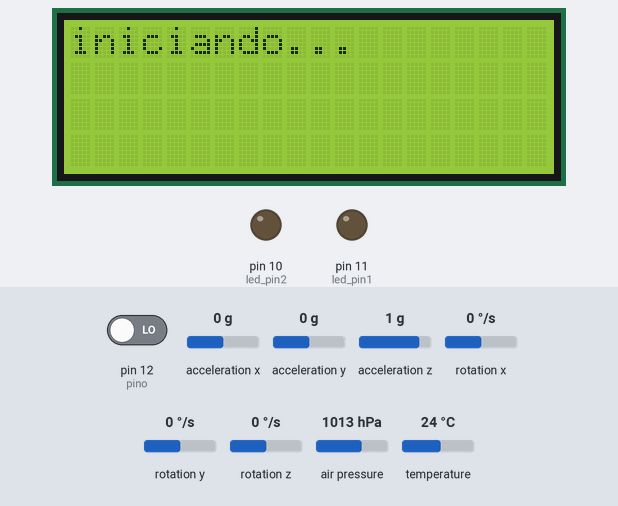
Recording of a sketch running on a simulated Arduino Uno, built with avr-gcc and run on an emulated ATmega328P. Parts: 20×4 character LCD, output pins drawn as LEDs (lit = HIGH). The inputs (shaded band) are chosen by the test bench; at power-on: pin 12 (pino) LOW, acceleration x 0 g, air pressure 1013 hPa, temperature 24 °C, acceleration y 0 g, acceleration z 1 g, rotation x 0 °/s, rotation y 0 °/s, rotation z 0 °/s. Storage starts empty; what the sketch prints to the serial monitor is not drawn.

Above: at 1.2 s.
1.3 s: pin 12 (pino) driven HIGH
At 1.9 s:
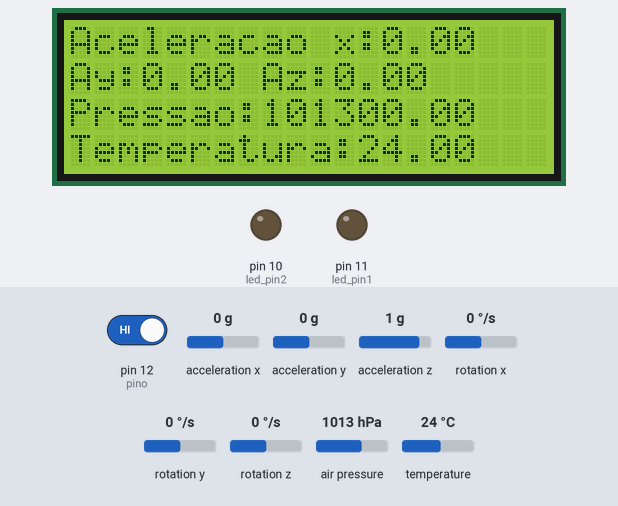
3.0 s: acceleration x set to -1.4 g
At 4.2 s:
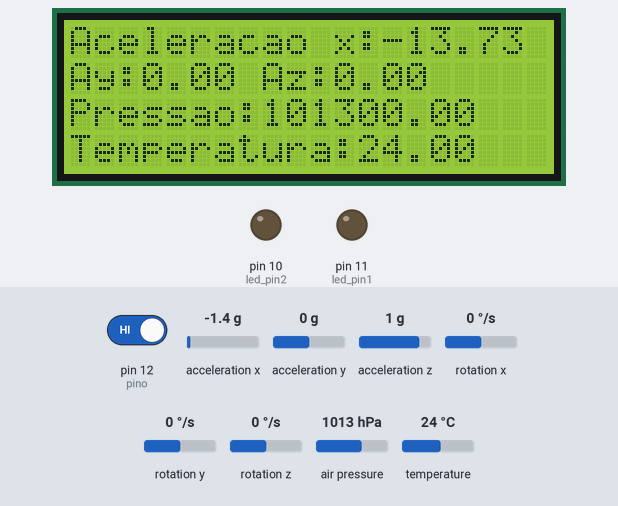
4.5 s: air pressure set to 952 hPa
At 5.1 s:
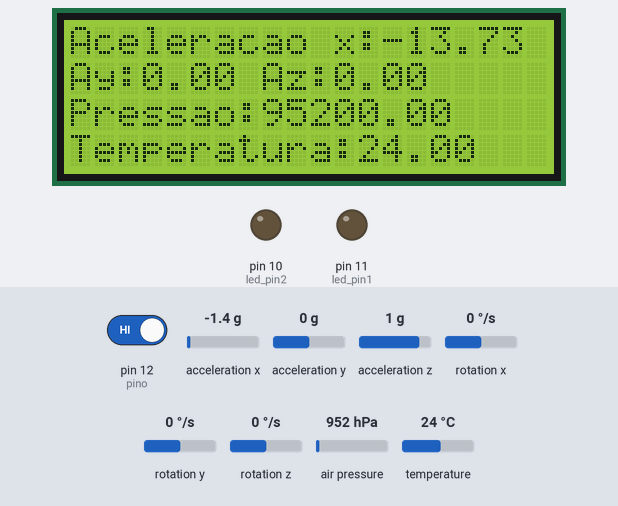
6.1 s: temperature set to 12 °C
At 7.3 s:
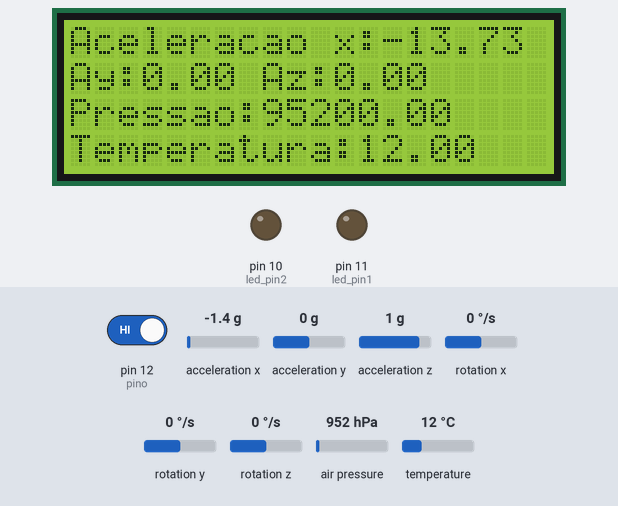
7.6 s: acceleration x set to -0.8 g
At 8.0 s:
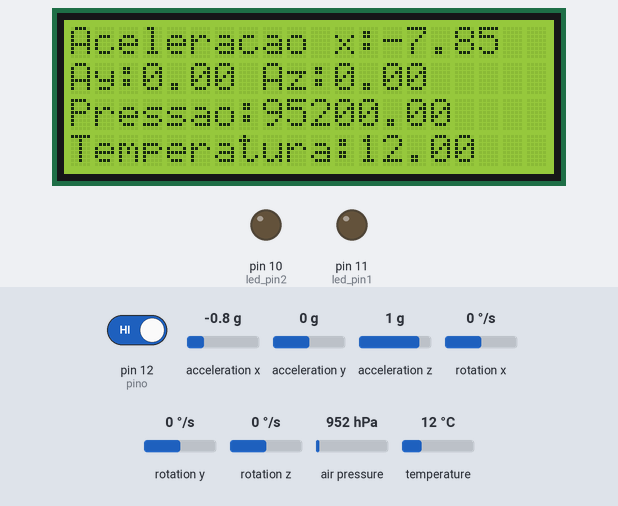
9.2 s: air pressure set to 975 hPa
At 10.1 s:
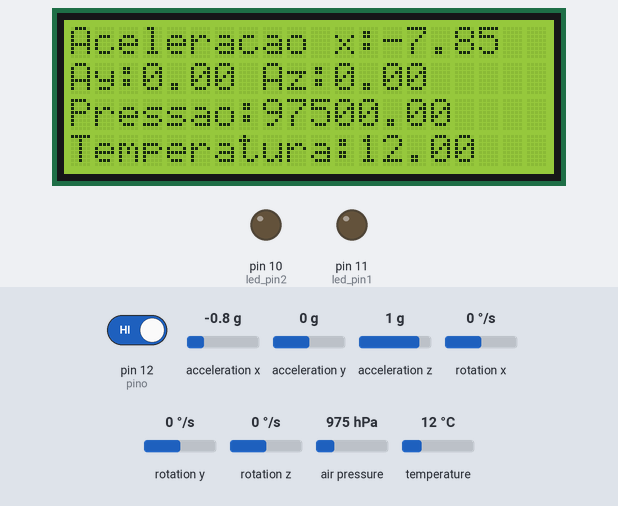
Timing chart, 0 to 11.8 s (numbered marks = the images above; inputs shaded):
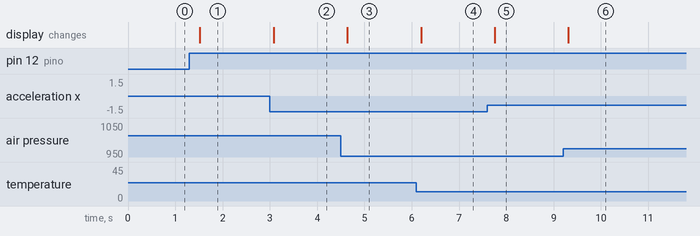

The sketch:

telemetria_v1.ino
```cpp
#include <Arduino.h>
#include <Arduino_FreeRTOS.h>
#include <queue.h>
#include <semphr.h>
#include "definicoes_sistema.h"
#include "sensor.h"

#include "sensor_acel.h"
#include "sensor_pres.h"
#include "sensor_temp.h"
#include "led.h"
#include "lcd.h"
#include "lcd_real.h"

#include "switcher.h"
#include "bluetooth.h"
#include "micro_sd.h"

#include "task_switcher.h"


/***********************************************************************
Estaticos
**********************************************************************/
int codigoEvento = NENHUM_EVENTO;
int codigoAcao;
int eventoInterno = NENHUM_EVENTO;
int estado = IDLE;
int acao_matrizTransicaoEstados[NUM_ESTADOS][NUM_EVENTOS];
int proximo_estado_matrizTransicaoEstados[NUM_ESTADOS][NUM_EVENTOS];

const int rx = 19;//trocar valores aqui !!!!!!!!!
const int tx = 18;
const int swt_pin = 12;
const int led_pin1 = 11;
const int led_pin2 = 10;
const int CS = 4;//pino do micro sd
const int rs = 43, en = 33, d4 = 41, d5 = 39, d6 = 37, d7 = 35;


/***********************************************************************
Componentes
***********************************************************************/
int pino = 12;
SWITCHER swt(swt_pin);
LED led1(led_pin1);
LED led2(led_pin2);
Sensor_acel acel;
Sensor_temp tmp;
Sensor_pres prs;
Micro_SD micro(CS);
//Module_bluetooth bluetooth(rx,tx);
LCDReal lcd(rs, en, d4, d5, d6, d7);

/***********************************************************************
Globais
**********************************************************************/

float aclx = 0;
float acly = 0;
float aclz = 0;
float temperatura = 0;
float pressao = 0;


/***********************************************************************
 FreeRTOS
 ***********************************************************************/
void taskMaqEstados(void *pvParameters);
void taskObterEvento(void *pvParameters);
void taskLerSensores(void *pvParameters);
void taskEscreveLCD(void *pvParameters);
//void taskBluetooth(void *pvParameters);
void taskEscreveSD(void *pvParameters);

TaskHandle_t xTaskMaqEstados, xTaskObterEvento, xTaskLerSensores, xTaskEscreveLCD, xTaskEscreveSD;//, xTaskBluetooth ;
QueueHandle_t xQueue;
SemaphoreHandle_t xBinarySemaphore_ler,xBinarySemaphore_lcd,xBinarySemaphore_sd;

/************************************************************************
 executarAcao
 Executa uma acao
 Parametros de entrada:
    (int) codigo da acao a ser executada
 Retorno: (int) codigo do evento interno ou NENHUM_EVENTO
*************************************************************************/
int executarAcao(int codigoAcao)
{
    int retval;

    retval = NENHUM_EVENTO;
    if (codigoAcao == NENHUMA_ACAO)
        return retval;

    switch(codigoAcao)
    {
    case ACIONAR:
        //xSemaphoreGive(xBinarySemaphore_ler);
        tmp.ligar(true);
        acel.ligar(true);
        prs.ligar(true);
        lcd.ligar(true);
        led1.ligar(true);

        delay(500);
        break;
    case DESLIGAR:
        tmp.ligar(false);
        acel.ligar(false);
        prs.ligar(false);
        lcd.ligar(false);
        led1.ligar(true);
        delay(500);
        break;
    } // switch

    return retval;
} // executarAcao

/************************************************************************
 iniciaMaquina de Estados
 Carrega a maquina de estados
 Parametros de entrada: nenhum
 Retorno: nenhum
*************************************************************************/
void iniciaMaquinaEstados()
{
  int i;
  int j;
  Serial.println("ent. M.E.");

  for (i=0; i < NUM_ESTADOS; i++) {
    for (j=0; j < NUM_EVENTOS; j++) {
       acao_matrizTransicaoEstados[i][j] = NENHUMA_ACAO;
       proximo_estado_matrizTransicaoEstados[i][j] = i;
    }
  }
  proximo_estado_matrizTransicaoEstados[IDLE][LIGAR_SWITCH] = ATIVO;
  acao_matrizTransicaoEstados[IDLE][DESLIGAR_SWITCH] = ACIONAR;

  proximo_estado_matrizTransicaoEstados[ATIVO][DESLIGAR_SWITCH] = IDLE;
  acao_matrizTransicaoEstados[ATIVO][DESLIGAR_SWITCH] = DESLIGAR;

  proximo_estado_matrizTransicaoEstados[IDLE][DESLIGAR_SWITCH] = IDLE;
  acao_matrizTransicaoEstados[IDLE][DESLIGAR_SWITCH] = NENHUMA_ACAO;

  proximo_estado_matrizTransicaoEstados[ATIVO][LIGAR_SWITCH] = ATIVO;
  acao_matrizTransicaoEstados[ATIVO][DESLIGAR_SWITCH] = NENHUMA_ACAO;


} // initStateMachine

/************************************************************************
 iniciaSistema
 Inicia o sistema ...
 Parametros de entrada: nenhum
 Retorno: nenhum
*************************************************************************/
void iniciaSistema()
{
   iniciaMaquinaEstados();
} // initSystem


/************************************************************************
 obterAcao
 Obtem uma acao da Matriz de transicao de estados
 Parametros de entrada: estado (int)
                        evento (int)
 Retorno: codigo da acao
*************************************************************************/
int obterAcao(int estado, int codigoEvento) {
  return acao_matrizTransicaoEstados[estado][codigoEvento];
} // obterAcao


/************************************************************************
 obterProximoEstado
 Obtem o proximo estado da Matriz de transicao de estados
 Parametros de entrada: estado (int)
                        evento (int)
 Retorno: codigo do estado
*************************************************************************/
int obterProximoEstado(int estado, int codigoEvento) {
  return proximo_estado_matrizTransicaoEstados[estado][codigoEvento];
} // obterAcao

/***********************************************************************
 Tasks
 ***********************************************************************/

/************************************************************************
 taskMaqEstados
 Task principal de controle que executa a maquina de estados
 Parametros de entrada: nenhum
 Retorno: nenhum
*************************************************************************/
void taskMaqEstados(void *pvParameters) {
  int codigoEvento;
  BaseType_t xStatus;

  for( ;; ) {
    if( xQueueReceive( xQueue, &codigoEvento, portMAX_DELAY ) == pdPASS ) {
      if (codigoEvento != NENHUM_EVENTO)
      {

        estado = obterProximoEstado(estado, codigoEvento);
        codigoAcao = obterAcao(estado, codigoEvento);
        eventoInterno = executarAcao(codigoAcao);
        Serial.println(aclx);
        Serial.print("Estado: ");
        Serial.print(estado);
        Serial.print(" Evento: ");
        Serial.print(codigoEvento);
        Serial.print(" Acao: ");
        Serial.println(codigoAcao);

       //Descomente para imprimir ocupação do stack
//       Serial.print("Task stacks remaining: ");
//       Serial.print(uxTaskGetStackHighWaterMark(xTaskLerSensores)); Serial.print(" ");
//       Serial.println(uxTaskGetStackHighWaterMark(xTaskEscreveLCD));
      }
    }
    else {
      Serial.println("Erro ao receber evento m.e. na fila");
    }
  }
}

/************************************************************************
 taskObterEvento
 Task que faz pooling de eventos
 Parametros de entrada: nenhum
 Retorno: nenhum
*************************************************************************/
void taskObterEvento(void *pvParameters) {
  int codigoEvento;
  BaseType_t xStatus;

  for( ;; ) {
    codigoEvento = NENHUM_EVENTO;

    if (swt.estaligado()) {
      temperatura = tmp.get_val();
      if (temperatura>100 && !led2.estaligado()){
        led2.ligar(true);
      }
      else if (temperatura<100 && led2.estaligado()){
        led2.ligar(false);
      }
      pressao = prs.get_val();
      acel.get_val();
      aclx = acel.get_valx();
      //acly = acel.get_valy();
      //aclz = acel.get_valz();
      Serial.println(aclx);
      Serial.println(pressao);
      lcd.escreve(aclx,acly,aclz,pressao,temperatura);
      //micro.escreve(aclx,acly,aclz,pressao,temperatura);
      codigoEvento = LIGAR_SWITCH;
      xStatus = xQueueSendToBack( xQueue, &codigoEvento, 0 );
      delay(200);
      if( xStatus != pdPASS ){
        //Serial.println("Erro ao enviar evento para fila");
      }
      continue;
    }
    else {
      codigoEvento = DESLIGAR_SWITCH;
      xStatus = xQueueSendToBack( xQueue, &codigoEvento, 0 );
      delay(200);
      if( xStatus != pdPASS )
        //Serial.println("Erro ao enviar evento o.e. para fila");
      continue;
    }
  }
}

/************************************************************************
 taskLerSensores
 Task que bipa a sirene periodicamente caso acionada
 Parametros de entrada: nenhum
 Retorno: nenhum
*************************************************************************/
void taskLerSensores(void *pvParameters) {
  TickType_t xLastWakeTime;
  const TickType_t xDelay500ms = pdMS_TO_TICKS( 500 );

  for( ;; ) {
    xSemaphoreTake( xBinarySemaphore_ler, portMAX_DELAY );
    xLastWakeTime = xTaskGetTickCount();

    while(tmp.estaligado()) {
      temperatura = tmp.get_val();
      if (temperatura>100 && !led2.estaligado()){
        led2.ligar(true);
      }
      else if (temperatura<100 && led2.estaligado()){
        led2.ligar(false);
      }
      pressao = prs.get_val();
      acel.get_val();
      aclx = acel.get_valx();
      acly = acel.get_valy();
      aclz = acel.get_valz();
      Serial.println(aclx);
      Serial.println(pressao);
      xSemaphoreGive(xBinarySemaphore_ler);
      vTaskDelayUntil( &xLastWakeTime, xDelay500ms );
    }
  }
}

/************************************************************************
 taskEscreveLCD
 Task que bipa a sirene periodicamente caso acionada
 Parametros de entrada: nenhum
 Retorno: nenhum
*************************************************************************/
void taskEscreveLCD(void *pvParameters) {
  TickType_t xLastWakeTime;
  const TickType_t xDelay500ms = pdMS_TO_TICKS( 500 );

  for( ;; ) {
    xSemaphoreTake( xBinarySemaphore_lcd, portMAX_DELAY );
    xLastWakeTime = xTaskGetTickCount();
    Serial.println(lcd.estaligado());
    while(lcd.estaligado()) {
      lcd.escreve(aclx,acly,aclz,pressao,temperatura);
      xSemaphoreGive(xBinarySemaphore_sd);
      vTaskDelayUntil( &xLastWakeTime, xDelay500ms );
    }
  }
}

/************************************************************************
 taskEscreveSD
 Task que bipa a sirene periodicamente caso acionada
 Parametros de entrada: nenhum
 Retorno: nenhum
*************************************************************************/
void taskEscreveSD(void *pvParameters) {
  TickType_t xLastWakeTime;
  const TickType_t xDelay500ms = pdMS_TO_TICKS( 500 );

  for( ;; ) {
    xSemaphoreTake( xBinarySemaphore_sd, portMAX_DELAY );
    xLastWakeTime = xTaskGetTickCount();

    while(micro.estaligado()) {
      micro.escreve(aclx,acly,aclz,pressao,temperatura);
      vTaskDelayUntil( &xLastWakeTime, xDelay500ms );
    }
  }
}

/************************************************************************
 taskEscreveSD
 Task que bipa a sirene periodicamente caso acionada
 Parametros de entrada: nenhum
 Retorno: nenhum
*************************************************************************/
//void taskBluetooth(void *pvParameters) {
//  TickType_t xLastWakeTime;
//  const TickType_t xDelay500ms = pdMS_TO_TICKS( 500 );
//
//  for( ;; ) {
//    xSemaphoreTake( xBinarySemaphore, portMAX_DELAY );
//    xLastWakeTime = xTaskGetTickCount();
//
//    while(bluetooth.estaligado()) {
//      bluetooth.escreve(aclx, acly, aclz, pressao, temperatura);
//      vTaskDelayUntil( &xLastWakeTime, xDelay500ms );
//    }
//  }
//}


/************************************************************************
 Main
 Loop principal de controle que executa a maquina de estados
 Parametros de entrada: nenhum
 Retorno: nenhum
*************************************************************************/


void setup(){

    Serial.begin(9600);
    tmp.setp();
    prs.setp();
    micro.setp();
    acel.setp();
    //bluetooth.setp();
    iniciaSistema();
    Serial.println("Telemetria iniciada");

    // configure tasks
    xBinarySemaphore_ler = xSemaphoreCreateBinary();
    xBinarySemaphore_lcd = xSemaphoreCreateBinary();
    xBinarySemaphore_sd = xSemaphoreCreateBinary();
    xQueue = xQueueCreate(10, sizeof(int));
    if(xQueue != NULL && xBinarySemaphore_ler != NULL)
    {
        xTaskCreate(taskMaqEstados,"taskMaqEstados", 500, NULL, 1, &xTaskMaqEstados);
        xTaskCreate(taskObterEvento,"taskObterEvento", 500, NULL, 1, &xTaskObterEvento);
//        xTaskCreate(taskLerSensores,"taskLerSensores", 500, NULL, 3, &xTaskLerSensores);
//        xTaskCreate(taskEscreveLCD,"taskEscreveLCD", 500, NULL, 4, &xTaskEscreveLCD);
//        xTaskCreate(taskEscreveSD,"taskEscreveSD", 500, NULL, 3, &xTaskEscreveSD);
//        xTaskCreate(taskBluetooth,"taskBluetooth", 500, NULL, 3, &xTaskBluetooth);
        vTaskStartScheduler();
    }
    else
    {
        Serial.print("else");/* The queue or semaphore could not be created. */
    }
} // setup
void loop() {
} // main
```

bluetooth.cpp
```cpp
#include "bluetooth.h"


Module_bluetooth::Module_bluetooth(int rx, int tx):module(rx,tx) {
}

void Module_bluetooth::setp() {
  module.begin(9600);
  module.write("init");
}

void Module_bluetooth::escreve(float acelx,float acely,float acelz,float pres,float temp) //dadoata: sinal a ser transmitido
{
  module.print("ax:");
  module.print(acelx);
  module.print(",ay:");
  module.print(acely);
  module.print(",az:");
  module.print(acelz);
  module.print(",pres:");
  module.print(pres);
  module.print(",temp:");
  module.println(temp); //printa no serial
}

void Module_bluetooth::ligar(int controle)
{
  ligado = controle;
}

int Module_bluetooth::estaligado()
{
  return ligado;
}
```

bluetooth.h
```cpp
#ifndef BLUETOOTH_H_INCLUDED
#define BLUETOOTH_H_INCLUDED

#include <Arduino.h>
#include <SoftwareSerial.h>

class Module_bluetooth {
   public:
   Module_bluetooth(int rx, int tx);
   SoftwareSerial module;
   void setp();
   void escreve(float acelx,float acely,float acelz,float pres,float temp); //dados vindo do sensor para ser passados via bluetooth
   void ligar(int controle);
   int estaligado();
   int ligado;
};

#endif  //BLUETOOTH_H_INCLUDED
```

definicoes_sistema.h
```cpp
#ifndef DEFINICOES_SISTEMA_H_INCLUDED
#define DEFINICOES_SISTEMA_H_INCLUDED

#define true  1
#define false 0


#define NUM_ESTADOS 2
#define NUM_EVENTOS 2

// ESTADOS
#define IDLE        0
#define ATIVO    	  1

// EVENTOS
#define NENHUM_EVENTO         -1
#define LIGAR_SWITCH  		   0
#define DESLIGAR_SWITCH	       1

// ACOES
#define NENHUMA_ACAO  -1
#define ACIONAR        0
#define DESLIGAR       1


#endif // DEFINICOES_SISTEMA_H_INCLUDED
```

led.cpp
```cpp
#include "led.h"


LED::LED(int pin){
    pino = pin;
    pinMode(pino, OUTPUT);
}

void LED::ligar(int controle)
{
    ligado = controle;
    digitalWrite(pino,ligado);
};

int LED::estaligado()
{
    return ligado;
}
```

led.h
```cpp
#ifndef LED_H_INCLUDED
#define LED_H_INCLUDED
#include <Arduino.h>

#include "definicoes_sistema.h"

class LED {
  public:
    LED(int pin);
    int pino;
    void ligar(int controle);
    int ligado;
    int estaligado();
};
#endif // LED_H_INCLUDED
```

micro_sd.cpp
```cpp
#include "micro_sd.h"

Micro_SD::Micro_SD(int cs){
    CS = cs;
    pinMode(CS, OUTPUT);

}
void Micro_SD::setp(){
    if (!SD.begin(CS)) { // Initialize SD card
        Serial.println("Could not initialize SD card."); // if return value is false, something went wrong.
    }
}

void Micro_SD::escreve(float acelx,float acely,float acelz,float pres,float temp){
    file = SD.open("file.txt", FILE_WRITE);
    file.print("acelx:");
    file.print(acelx, 4);
    file.print(",acely:");
    file.print(acely, 4);
    file.print(",acelz:");
    file.print(acelz, 4);
    file.print(",pres:");
    file.print(pres, 4);
    file.print(",temp:");
    file.println(temp, 4);
    file.close();
}

void Micro_SD::ler(){
    file = SD.open("file.txt", FILE_READ);
    char character;
    while ((character = file.read()) != -1) {
        Serial.print(character);
    }
    file.close();
}

void Micro_SD::ligar(int controle)
{
    ligado = controle;
}

int Micro_SD::estaligado()
{
    return ligado;
}
```

micro_sd.h
```cpp
#ifndef MICRO_SD_H_INCLUDED
#define MICRO_SD_H_INCLUDED

#include <Arduino.h>
#include <SD.h>
#include <SPI.h>

#include "definicoes_sistema.h"

class Micro_SD{
  public:
    Micro_SD(int cs);
    File file;
    void setp();
    void escreve(float acelx,float acely,float acelz,float pres,float temp);
    void ler();
    void ligar(int controle);
    int estaligado();
    int CS;
    int ligado;
};

#endif // MICRO_SD_H_INCLUDED
```

sensor.h
```cpp
#ifndef SENSOR_H_INCLUDED
#define SENSOR_H_INCLUDED

#include <Arduino.h>
#include <SoftwareSerial.h>
#include <Wire.h>


#include <Adafruit_BMP085.h>
#include <Adafruit_MPU6050.h>
#include <Adafruit_Sensor.h>

#include "definicoes_sistema.h"

class Sensor{
    public:
        //virtual int ligado;
        virtual int estaligado();
        virtual void ligar(int controle);
};
#endif
```

sensor_acel.cpp
```cpp
#include "sensor_acel.h"

Sensor_acel::Sensor_acel(){

}

void Sensor_acel::setp(){
    Serial.println("teste acel");
    if (!mpu.begin()) {
        Serial.println("MPU6050 nao encontrado");
        while (1) {
            delay(10);
        }
    }

};
void Sensor_acel::get_val()
{
  mpu.getEvent(&a, &g, &temp);
};

float Sensor_acel::get_valx()
{
  Serial.println("Acceleration X: ");
  Serial.println(a.acceleration.x);
  return a.acceleration.x;
};

float Sensor_acel::get_valy()
{
  Serial.println("Acceleration Y: ");
  Serial.println(a.acceleration.y);
  return a.acceleration.y;
};

float Sensor_acel::get_valz()
{
  Serial.println("Acceleration Z: ");
  Serial.println(a.acceleration.z);
  return a.acceleration.z;
};

int Sensor_acel::estaligado(){
        return ligado;
}

void Sensor_acel::ligar(int controle){
        ligado = controle;
}
```

sensor_acel.h
```cpp
#ifndef SENSOR_ACEL_H_INCLUDED
#define SENSOR_ACEL_H_INCLUDED

#include "sensor.h"

class Sensor_acel: public Sensor{
    public:
      Sensor_acel();
      void setp();
      void get_val();
      float get_valx();
      float get_valy();
      float get_valz();
      int ligado;
      void ligar(int controle);
      int estaligado();
      const int MPU=0x68;
      Adafruit_MPU6050 mpu;
      sensors_event_t a, g, temp;
};
#endif
```

sensor_pres.h
```cpp
#ifndef SENSOR_PRES_H_INCLUDED
#define SENSOR_PRES_H_INCLUDED

#include "sensor.h"

class Sensor_pres: public Sensor{
    public:
    Sensor_pres();
    Adafruit_BMP085 bmp180;
    void setp();
    float get_val();
    int ligado;
    void ligar(int controle);
    int estaligado();

};
#endif
```

Source omitted: sensor_pres.cpp (421 bytes), sensor_temp.cpp (418 bytes), sensor_temp.h (293 bytes), switcher.cpp (173 bytes), switcher.h (239 bytes), task_switcher.cpp (1568 bytes), task_switcher.h (545 bytes), lcd.h (297 bytes), lcd_real.cpp (921 bytes), lcd_real.h (400 bytes)

Measured:
- after the input at 1.3 s, the display: changes after 0.22 s (image 1)
- after the input at 3.0 s, the display: changes after 0.08 s (image 2)
- after the input at 4.5 s, the display: changes after 0.14 s (image 3)
- after the input at 6.1 s, the display: changes after 0.10 s (image 4)
- after the input at 7.6 s, the display: changes after 0.15 s (image 5)
- after the input at 9.2 s, the display: changes after 0.11 s (image 6)
